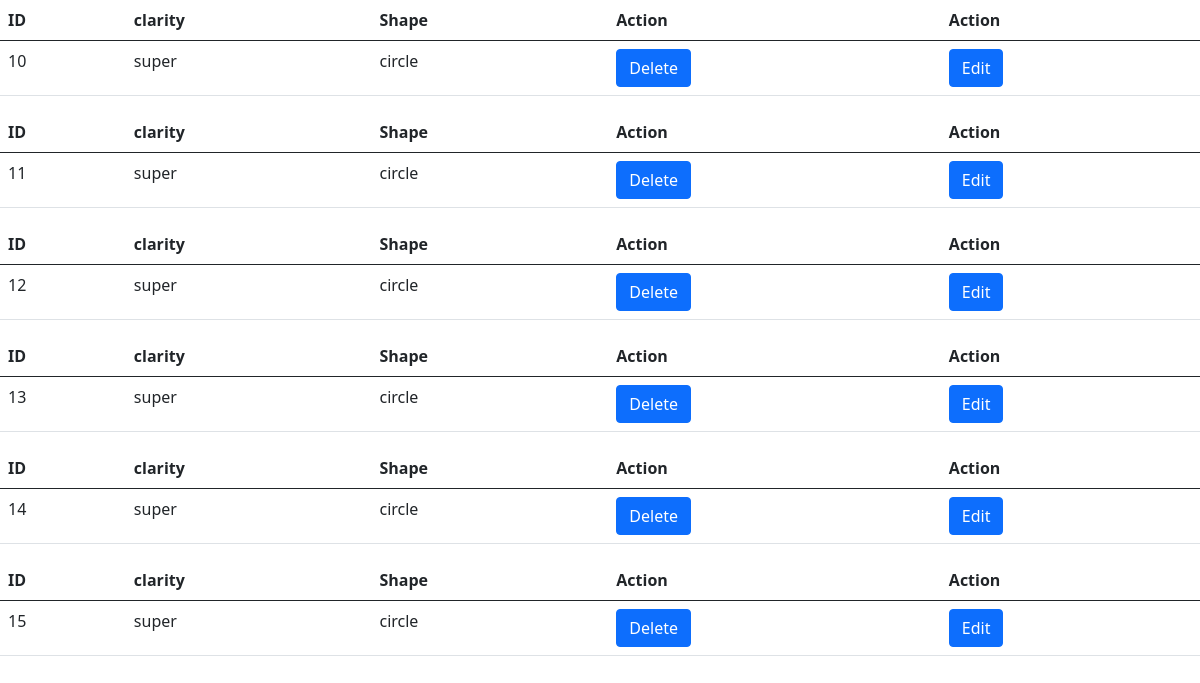
Screenshot of /showd (signed in) with the database file from the repository.
### firstapp/models.py (models this page shows, shortened)
class POD(models.Model):
    date = models.DateField(auto_now_add=True)
    company_name = models.ForeignKey('CompanyInfo', on_delete=PROTECT)
    location = models.ForeignKey('location', on_delete=models.PROTECT, null=True)
    shape = models.ForeignKey('shape_d', on_delete=models.PROTECT, null=True)
    clarity = models.ForeignKey('clarity', on_delete=models.PROTECT)
    color_origin1 = models.ForeignKey('color_origin', on_delete=models.PROTECT)
    white_color_grade1 = models.ForeignKey(
        'white_color_grade', on_delete=models.PROTECT)
    fancy_color_intensity1 = models.ForeignKey(
        'fancy_color_intensity', on_delete=models.PROTECT)
    fancycolor_grade = models.ForeignKey(
        'fancycolor_grade', on_delete=models.PROTECT)
    cut = models.ForeignKey('cut', on_delete=models.PROTECT)
    polish = models.ForeignKey('polish', on_delete=models.PROTECT)
    symmetry = models.ForeignKey('symmetry', on_delete=models.PROTECT)
    measurements = models.CharField(max_length=30,blank=True,null=True)
    depth = models.IntegerField()
    table_perc = models.IntegerField()
    fluorescence_intensity = models.ForeignKey(
        'fluorescence_intensity', on_delete=models.PROTECT)
    fluorescence_color = models.ForeignKey(
        'fluorescence_color', on_delete=models.PROTECT)
    certificate_no_d = models.CharField(max_length=30)
    certificate_d = models.ForeignKey(
        'certificate_d', on_delete=models.PROTECT)
    laser_inscription = models.BooleanField()
    PCS_d = models.IntegerField()
    weight_d = models.FloatField()
    price = models.FloatField(null=True, blank=True)
    units = models.CharField(max_length=30,blank=True,null=True)
    amount_d = models.DecimalField(decimal_places=2, max_digits=9)
    DIS_d = models.PositiveSmallIntegerField(blank=True, null=True)
    DIS_Amount_d = models.DecimalField(
        decimal_places=2, max_digits=9, blank=True, null=True)
    total_val_d = models.DecimalField(
        decimal_places=2, max_digits=9, blank=True)
    purchaseapv_d = models.BooleanField(default=False)
    comment = models.TextField(max_length=3000, blank=True, null=True)
    currency = models.ForeignKey('currencies', on_delete=models.PROTECT)
    tag_price_d = models.FloatField()
    rate_d = models.FloatField()

class clarity(models.Model):
    clarity = models.CharField(max_length=30)
    def __str__(self):
        return self.clarity

class shape_d(models.Model):
    shape = models.CharField(max_length=30)
    def __str__(self):
        return self.shape

### firstapp/views.py (the view)
# urls.py: path('showd', views.showdiamond, name="showdiamond"),
@login_required
def showdiamond(request):
    diamondobj = POD.objects.all()
    context = {
        "showdia": diamondobj,
    }
    return render(request, "showd.html", context=context)

### firstapp/templates/showd.html (shortened to what this page needs)
<!DOCTYPE html>
<html lang="en">
<head>
  <link href="https://cdn.jsdelivr.net/npm/bootstrap@5.0.2/dist/css/bootstrap.min.css" rel="stylesheet"
>
</head>
<body>
  {% for obj in showdia %}
  <table class="table">
    <thead class="thead-dark">
      <tr>
        <th scope="col">ID</th>
        <th scope="col">clarity</th>
        <th scope="col">Shape</th>
        <th scope="col">Action</th>
        <th scope="col">Action</th>
      </tr>
    </thead>
    <tbody>
      <tr class="something">
        <td>{{obj.id}}</td>
        <td>{{obj.clarity}}</td>
        <td>{{obj.shape}}</td>
        <td><a class="btn btn-primary" href="{% url 'deleteid_d' idno=obj.id %}" >Delete</a></td>
        <td><a class="btn btn-primary" href="{% url 'update_d' dk=obj.id %}">Edit</a></td>
      </tr>
      </tbody>
  </table>
  {%endfor%}
</body>
</html>

### rows the page displays
POD: id "10", clarity "super", shape "circle"
POD: id "11", clarity "super", shape "circle"
POD: id "12", clarity "super", shape "circle"
POD: id "13", clarity "super", shape "circle"
POD: id "14", clarity "super", shape "circle"
POD: id "15", clarity "super", shape "circle"
